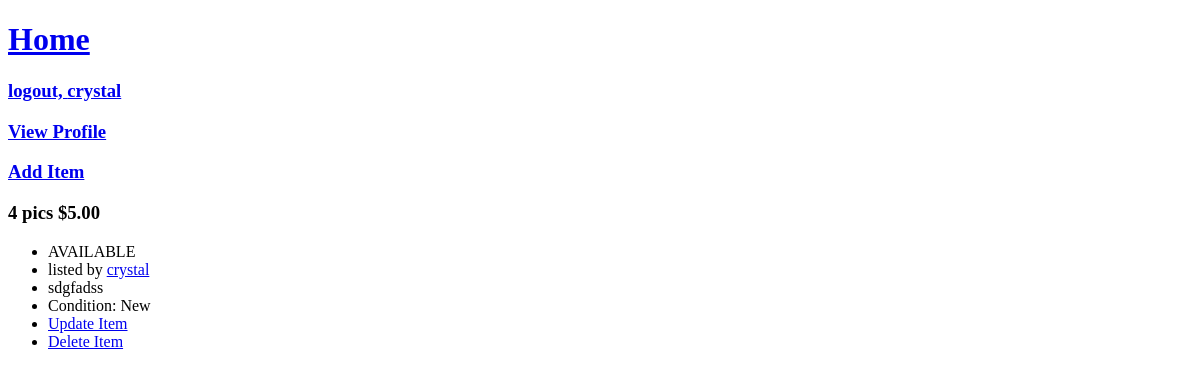
/thrift/item-detail/d7447d51-cb92-45a5-bb96-bd7233adae41/ (signed in), run on an earlier commit of the app's database.
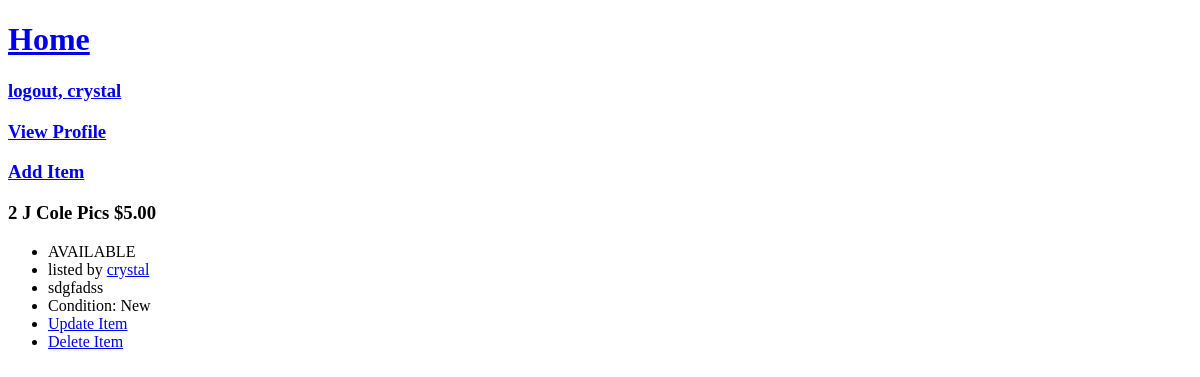
And on a later commit of the database.
### thrift/models.py (models this page shows, shortened)
class Item(models.Model):
    user = models.ForeignKey(User, null=True, on_delete=models.CASCADE)
    slug = models.SlugField(null=True, default=uuid.uuid4)
    title = models.CharField(null=True, max_length=128)
    description = models.TextField(null=True, max_length=512)
    condition = models.CharField(null=True, max_length=20, choices=CHOICES['condition'])
    item_type = models.CharField(null=True, max_length=20, choices=CHOICES['item-type'])
    price = models.DecimalField(null=True, max_digits=9, decimal_places=2)
    sale_status = models.CharField(null=True, max_length=20, choices=CHOICES['sale-status'], default="available")
    image1 = models.ImageField(null=True, blank=False, upload_to="images/")
    image2 = models.ImageField(null=True, blank=True, upload_to="images/")
    image3 = models.ImageField(null=True, blank=True, upload_to="images/")
    image4 = models.ImageField(null=True, blank=True, upload_to="images/")
    image5 = models.ImageField(null=True, blank=True, upload_to="images/")
    created = models.DateTimeField(null=True, editable=False, auto_now_add=True)
    modified = models.DateTimeField(null=True, auto_now=True)
    date_sold = models.DateTimeField(null=True, blank=True, editable=False) # a date is given when the sold switch is flicked
    def get_absolute_user_profile_url(self):
        user_profile = UserProfile.objects.get(user=self.user)
        return f"/thrift/profile-detail/{user_profile.slug}"

### thrift/views.py (the view)
# urls.py: path('thrift/item-detail/<slug:slug>/', item_detail_view, name="item-detail"),
@login_required(login_url='/login/')
def item_detail_view(request, slug):
    item_obj = Item.objects.get(slug=slug)
    item_images = ItemImage.objects.filter(item__slug=slug) # a query of all item images related to this item
    context = {
        "item": item_obj,
        "images": item_images
    }
    return render(request, "thrift/item-detail.html", context)

### templates/thrift/item-detail.html (shortened to what this page needs)
{% extends "base.html" %}
{% block content %}
<h3>{{ item.title }}<span> ${{item.price}}</span></h3>
<ul>
    {% if item.sale_status == "sold" %}
    <li>NO LONGER AVAILABLE</li>
    {% elif item.sale_status == "pending" %}
    <li>SALE PENDING</li>
    {% else %}
    <li>AVAILABLE</li>
    {% endif %}
    <li>listed by <a href="{{item.get_absolute_user_profile_url}}">{{item.user}}</a></li>
    <li>{{item.description}}</li>
    <li>Condition: {{item.condition}}</li>
    {% if item.user == user %}
    <li><a href="/thrift/item-update/{{item.slug}}">Update Item</a></li>
    {% endif %}
    <li><a href="/thrift/item-delete/{{item.slug}}">Delete Item</a></li>
</ul>
{% endblock content %}

What changed in the data, as far as the page shows it:
changed Item "sdgfadss": title "4 pics" → "2 J Cole Pics"
